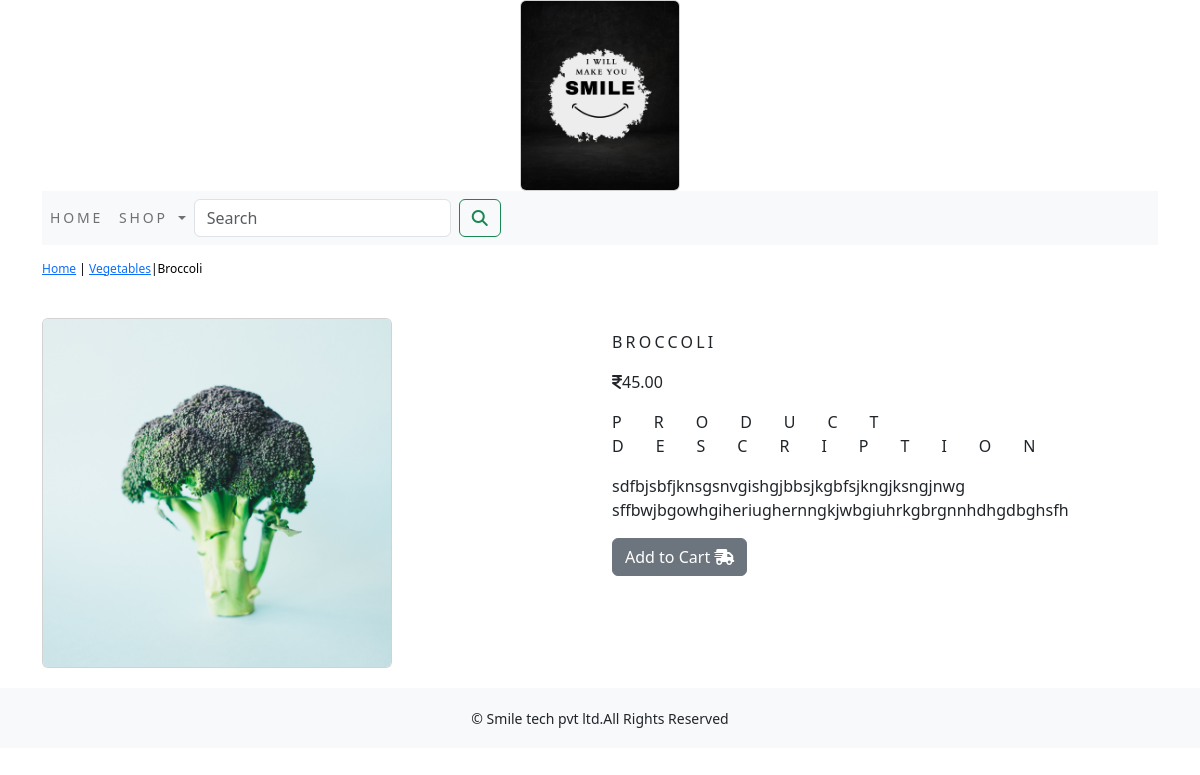
/ecommerce/vegetables/product-2/, run on the app's committed database.
### ecommerce/models.py (models this page shows, shortened)
class Product(models.Model):
    name=models.CharField(max_length=250,unique=True)
    slug=models.SlugField(max_length=250,unique=True)
    description=models.TextField(blank=True)
    price=models.DecimalField(max_digits=10,decimal_places=2)
    category=models.ForeignKey(Category,on_delete=models.CASCADE)
    image=models.ImageField(upload_to='product',blank=True)
    stock=models.IntegerField()
    available=models.BooleanField(default=True)
    created=models.DateTimeField(auto_now_add=True)
    updated=models.DateTimeField(auto_now=True)
    class Meta:
        ordering = ('name',)
        verbose_name = 'product'
        verbose_name_plural = 'products'

class Category(models.Model):
    name=models.CharField(max_length=250,unique=True)
    slug=models.SlugField(max_length=250,unique=True)
    description=models.TextField(blank=True)
    image=models.ImageField(upload_to='category',blank=True)
    class Meta:
        ordering=('name',)
        verbose_name='category'
        verbose_name_plural='categories'
    def get_url(self):
        return reverse('ecommerce:product_by_category',args=[self.slug])
    def __str__(self):
        return '{}'.format(self.name)

### ecommerce/views.py (the view)
# urls.py: path('<slug:c_slug>/<slug:product_slug>/',views.proDetail,name='prodCatdetail'),
def proDetail(request, c_slug, product_slug):
    try:
        product = Product.objects.get(category__slug=c_slug, slug=product_slug)
    except Exception as e:
        raise e
    return render(request, "product.html", {"product": product})

### cart/context_processors.py (called while the page is built)
def counter(request):
    item_count=0
    if 'admin' in request.path:
        return {}
    else:
        try:
            cart=Cart.objects.filter(cart_id=_cart_id(request))
            cart_items=CartItem.objects.all().filter(cart=cart[:1])
            for cart_item in cart_items:
                item_count += cart_item.quantity
        except Cart.DoesNotExist:
            item_count=0
    return dict(item_count=item_count)

### cart/views.py (called while the page is built)
def _cart_id(request):
    cart=request.session.session_key
    if not cart:
        cart=request.session.create()
    return cart

### ecommerce/context_processors.py (called while the page is built)
def menu_links(request):
    links=Category.objects.all()
    return dict(links=links)

### templates/product.html (shortened to what this page needs)
{% extends 'base.html' %}
{% load static %}
{% block content %}
<div class="row my_prod_row_class">
        <div class="mx-auto">
                <p><a href="{% url 'ecommerce:allProdCat' %}">Home</a> | <a href="{{product.category.get_url}}">{{product.category}}</a>|{{product.name}}</p>
        </div>
<div class="container">
<br>
        <div class="row">
                <div class="col-12 col-sm-12 col-md-12 col-lg-6 text-center">
                        <div style="min-width:18rem">
                        <img class="card" style="height:350px; width:350px;" src="{{product.image.url}}" alt="{{product.name}}">
                        </div>
                </div>
        <div class="col-12 col-sm-12 col-md-12 col-lg-6">
                <div>
                <h1 class="my_prod_title" >{{product.name}}</h1>
                <p><i class="fa-solid fa-indian-rupee-sign"></i>{{product.price}}</p>
                <p class="my_title" >Product Description</p>
                <p class="text-justify my_prod_text">{{product.description}}</p>
                {% if product.stock <= 0 %}
                <p class="text-justify my_prod_text"><b>Out of stock</b></p>
                {% else %}
                <a class="btn btn-secondary" href="{% url 'cart:add_cart' product.id %}">Add to Cart  <i class="fa-solid fa-truck-fast"></i></a>
                {% endif %}
                 </div>
        </div>
</div>
</div>
</div>
{% endblock %}

### static/css/custom.css (style rules this page uses)
body { font-family: 'Roboto Condensed', sans-serif; }
.my_title { font-size : 16px; text-transform : uppercase; letter-spacing : 2em; }
.my_prod_row_class { padding-top : 15px; padding-bottom : 20px; }
.my_prod_row_class .mx-auto { color : #000; font-size : 12px; text-decoration : none; }
.my_prod_title { font-size : 16px; text-transform : uppercase; letter-spacing : .2em; padding-top : 15px; padding-bottom : 10px; }
.my_prod_text { padding-right : 20px; }

### data on the page
Product: category "Vegetables", name "Broccoli", image (picture), name "BROCCOLI", price "45.00", description "sdfbjsbfjknsgsnvgishgjbbsjkgbfsjkngjksngjnwg sffbwjbgowhgiheriughernngkjwbgiuhrkgbrgnnhdhgdbghsfh"
